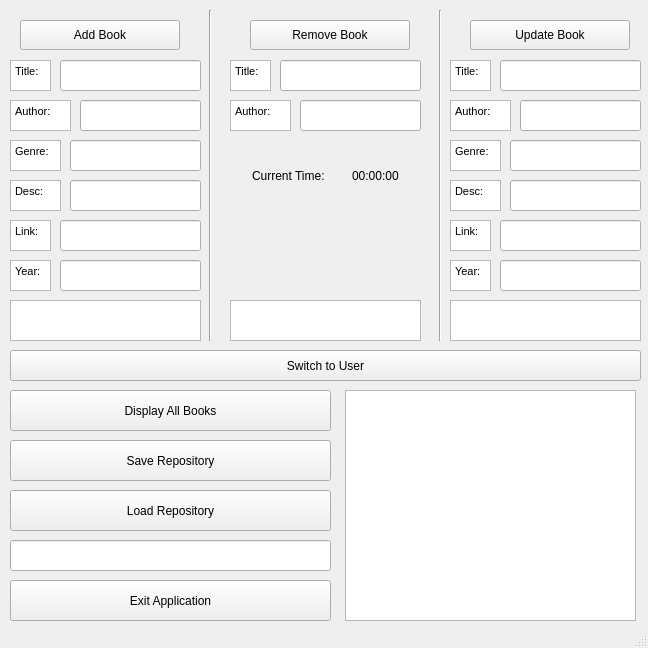
<?xml version="1.0" encoding="UTF-8"?>
<ui version="4.0">
 <class>AdminWindowClass</class>
 <widget class="QMainWindow" name="AdminWindowClass">
  <property name="enabled">
   <bool>true</bool>
  </property>
  <property name="geometry">
   <rect>
    <x>0</x>
    <y>0</y>
    <width>648</width>
    <height>648</height>
   </rect>
  </property>
  <property name="minimumSize">
   <size>
    <width>648</width>
    <height>648</height>
   </size>
  </property>
  <property name="maximumSize">
   <size>
    <width>648</width>
    <height>648</height>
   </size>
  </property>
  <property name="mouseTracking">
   <bool>true</bool>
  </property>
  <property name="windowTitle">
   <string>AdminWindow</string>
  </property>
  <widget class="QWidget" name="centralwidget">
   <widget class="QPushButton" name="pushAddButton">
    <property name="geometry">
     <rect>
      <x>20</x>
      <y>20</y>
      <width>160</width>
      <height>30</height>
     </rect>
    </property>
    <property name="minimumSize">
     <size>
      <width>160</width>
      <height>30</height>
     </size>
    </property>
    <property name="maximumSize">
     <size>
      <width>160</width>
      <height>30</height>
     </size>
    </property>
    <property name="text">
     <string>Add Book</string>
    </property>
   </widget>
   <widget class="QPushButton" name="pushRemoveButton">
    <property name="geometry">
     <rect>
      <x>250</x>
      <y>20</y>
      <width>160</width>
      <height>30</height>
     </rect>
    </property>
    <property name="minimumSize">
     <size>
      <width>160</width>
      <height>30</height>
     </size>
    </property>
    <property name="maximumSize">
     <size>
      <width>160</width>
      <height>28</height>
     </size>
    </property>
    <property name="text">
     <string>Remove Book</string>
    </property>
   </widget>
   <widget class="QPushButton" name="pushUpdateButton">
    <property name="geometry">
     <rect>
      <x>470</x>
      <y>20</y>
      <width>160</width>
      <height>30</height>
     </rect>
    </property>
    <property name="minimumSize">
     <size>
      <width>160</width>
      <height>30</height>
     </size>
    </property>
    <property name="maximumSize">
     <size>
      <width>160</width>
      <height>30</height>
     </size>
    </property>
    <property name="text">
     <string>Update Book</string>
    </property>
   </widget>
   <widget class="Line" name="line">
    <property name="geometry">
     <rect>
      <x>200</x>
      <y>10</y>
      <width>20</width>
      <height>331</height>
     </rect>
    </property>
    <property name="minimumSize">
     <size>
      <width>20</width>
      <height>331</height>
     </size>
    </property>
    <property name="maximumSize">
     <size>
      <width>20</width>
      <height>331</height>
     </size>
    </property>
    <property name="orientation">
     <enum>Qt::Vertical</enum>
    </property>
   </widget>
   <widget class="Line" name="line_2">
    <property name="geometry">
     <rect>
      <x>430</x>
      <y>10</y>
      <width>20</width>
      <height>331</height>
     </rect>
    </property>
    <property name="minimumSize">
     <size>
      <width>20</width>
      <height>331</height>
     </size>
    </property>
    <property name="maximumSize">
     <size>
      <width>20</width>
      <height>331</height>
     </size>
    </property>
    <property name="orientation">
     <enum>Qt::Vertical</enum>
    </property>
   </widget>
   <widget class="QTextBrowser" name="titleAddValue">
    <property name="geometry">
     <rect>
      <x>10</x>
      <y>60</y>
      <width>41</width>
      <height>31</height>
     </rect>
    </property>
    <property name="minimumSize">
     <size>
      <width>41</width>
      <height>31</height>
     </size>
    </property>
    <property name="maximumSize">
     <size>
      <width>41</width>
      <height>31</height>
     </size>
    </property>
    <property name="html">
     <string>&lt;!DOCTYPE HTML PUBLIC &quot;-//W3C//DTD HTML 4.0//EN&quot; &quot;http://www.w3.org/TR/REC-html40/strict.dtd&quot;&gt;
&lt;html&gt;&lt;head&gt;&lt;meta name=&quot;qrichtext&quot; content=&quot;1&quot; /&gt;&lt;style type=&quot;text/css&quot;&gt;
p, li { white-space: pre-wrap; }
&lt;/style&gt;&lt;/head&gt;&lt;body style=&quot; font-family:'MS Shell Dlg 2'; font-size:7.8pt; font-weight:400; font-style:normal;&quot;&gt;
&lt;p style=&quot; margin-top:0px; margin-bottom:0px; margin-left:0px; margin-right:0px; -qt-block-indent:0; text-indent:0px;&quot;&gt;&lt;span style=&quot; font-size:8pt;&quot;&gt;Title:&lt;/span&gt;&lt;/p&gt;&lt;/body&gt;&lt;/html&gt;</string>
    </property>
   </widget>
   <widget class="QLineEdit" name="titleAddText">
    <property name="geometry">
     <rect>
      <x>60</x>
      <y>60</y>
      <width>141</width>
      <height>31</height>
     </rect>
    </property>
    <property name="minimumSize">
     <size>
      <width>141</width>
      <height>31</height>
     </size>
    </property>
    <property name="maximumSize">
     <size>
      <width>141</width>
      <height>31</height>
     </size>
    </property>
   </widget>
   <widget class="QTextBrowser" name="authorAddValue">
    <property name="geometry">
     <rect>
      <x>10</x>
      <y>100</y>
      <width>61</width>
      <height>31</height>
     </rect>
    </property>
    <property name="minimumSize">
     <size>
      <width>61</width>
      <height>31</height>
     </size>
    </property>
    <property name="maximumSize">
     <size>
      <width>61</width>
      <height>31</height>
     </size>
    </property>
    <property name="html">
     <string>&lt;!DOCTYPE HTML PUBLIC &quot;-//W3C//DTD HTML 4.0//EN&quot; &quot;http://www.w3.org/TR/REC-html40/strict.dtd&quot;&gt;
&lt;html&gt;&lt;head&gt;&lt;meta name=&quot;qrichtext&quot; content=&quot;1&quot; /&gt;&lt;style type=&quot;text/css&quot;&gt;
p, li { white-space: pre-wrap; }
&lt;/style&gt;&lt;/head&gt;&lt;body style=&quot; font-family:'MS Shell Dlg 2'; font-size:7.8pt; font-weight:400; font-style:normal;&quot;&gt;
&lt;p style=&quot; margin-top:0px; margin-bottom:0px; margin-left:0px; margin-right:0px; -qt-block-indent:0; text-indent:0px;&quot;&gt;&lt;span style=&quot; font-size:8pt;&quot;&gt;Author:&lt;/span&gt;&lt;/p&gt;&lt;/body&gt;&lt;/html&gt;</string>
    </property>
   </widget>
   <widget class="QLineEdit" name="authorAddText">
    <property name="geometry">
     <rect>
      <x>80</x>
      <y>100</y>
      <width>121</width>
      <height>31</height>
     </rect>
    </property>
    <property name="minimumSize">
     <size>
      <width>121</width>
      <height>31</height>
     </size>
    </property>
    <property name="maximumSize">
     <size>
      <width>121</width>
      <height>31</height>
     </size>
    </property>
   </widget>
   <widget class="QTextBrowser" name="genreAddValue">
    <property name="geometry">
     <rect>
      <x>10</x>
      <y>140</y>
      <width>51</width>
      <height>31</height>
     </rect>
    </property>
    <property name="minimumSize">
     <size>
      <width>51</width>
      <height>31</height>
     </size>
    </property>
    <property name="maximumSize">
     <size>
      <width>51</width>
      <height>31</height>
     </size>
    </property>
    <property name="html">
     <string>&lt;!DOCTYPE HTML PUBLIC &quot;-//W3C//DTD HTML 4.0//EN&quot; &quot;http://www.w3.org/TR/REC-html40/strict.dtd&quot;&gt;
&lt;html&gt;&lt;head&gt;&lt;meta name=&quot;qrichtext&quot; content=&quot;1&quot; /&gt;&lt;style type=&quot;text/css&quot;&gt;
p, li { white-space: pre-wrap; }
&lt;/style&gt;&lt;/head&gt;&lt;body style=&quot; font-family:'MS Shell Dlg 2'; font-size:7.8pt; font-weight:400; font-style:normal;&quot;&gt;
&lt;p style=&quot; margin-top:0px; margin-bottom:0px; margin-left:0px; margin-right:0px; -qt-block-indent:0; text-indent:0px;&quot;&gt;&lt;span style=&quot; font-size:8pt;&quot;&gt;Genre:&lt;/span&gt;&lt;/p&gt;&lt;/body&gt;&lt;/html&gt;</string>
    </property>
   </widget>
   <widget class="QLineEdit" name="genreAddText">
    <property name="geometry">
     <rect>
      <x>70</x>
      <y>140</y>
      <width>131</width>
      <height>31</height>
     </rect>
    </property>
    <property name="minimumSize">
     <size>
      <width>131</width>
      <height>31</height>
     </size>
    </property>
    <property name="maximumSize">
     <size>
      <width>131</width>
      <height>31</height>
     </size>
    </property>
   </widget>
   <widget class="QTextBrowser" name="descAddValue">
    <property name="geometry">
     <rect>
      <x>10</x>
      <y>180</y>
      <width>51</width>
      <height>31</height>
     </rect>
    </property>
    <property name="minimumSize">
     <size>
      <width>51</width>
      <height>31</height>
     </size>
    </property>
    <property name="maximumSize">
     <size>
      <width>51</width>
      <height>31</height>
     </size>
    </property>
    <property name="html">
     <string>&lt;!DOCTYPE HTML PUBLIC &quot;-//W3C//DTD HTML 4.0//EN&quot; &quot;http://www.w3.org/TR/REC-html40/strict.dtd&quot;&gt;
&lt;html&gt;&lt;head&gt;&lt;meta name=&quot;qrichtext&quot; content=&quot;1&quot; /&gt;&lt;style type=&quot;text/css&quot;&gt;
p, li { white-space: pre-wrap; }
&lt;/style&gt;&lt;/head&gt;&lt;body style=&quot; font-family:'MS Shell Dlg 2'; font-size:7.8pt; font-weight:400; font-style:normal;&quot;&gt;
&lt;p style=&quot; margin-top:0px; margin-bottom:0px; margin-left:0px; margin-right:0px; -qt-block-indent:0; text-indent:0px;&quot;&gt;&lt;span style=&quot; font-size:8pt;&quot;&gt;Desc:&lt;/span&gt;&lt;/p&gt;&lt;/body&gt;&lt;/html&gt;</string>
    </property>
   </widget>
   <widget class="QLineEdit" name="descAddText">
    <property name="geometry">
     <rect>
      <x>70</x>
      <y>180</y>
      <width>131</width>
      <height>31</height>
     </rect>
    </property>
    <property name="minimumSize">
     <size>
      <width>131</width>
      <height>31</height>
     </size>
    </property>
    <property name="maximumSize">
     <size>
      <width>131</width>
      <height>31</height>
     </size>
    </property>
   </widget>
   <widget class="QTextBrowser" name="descAddValue_2">
    <property name="geometry">
     <rect>
      <x>10</x>
      <y>220</y>
      <width>41</width>
      <height>31</height>
     </rect>
    </property>
    <property name="minimumSize">
     <size>
      <width>41</width>
      <height>31</height>
     </size>
    </property>
    <property name="maximumSize">
     <size>
      <width>41</width>
      <height>31</height>
     </size>
    </property>
    <property name="html">
     <string>&lt;!DOCTYPE HTML PUBLIC &quot;-//W3C//DTD HTML 4.0//EN&quot; &quot;http://www.w3.org/TR/REC-html40/strict.dtd&quot;&gt;
&lt;html&gt;&lt;head&gt;&lt;meta name=&quot;qrichtext&quot; content=&quot;1&quot; /&gt;&lt;style type=&quot;text/css&quot;&gt;
p, li { white-space: pre-wrap; }
&lt;/style&gt;&lt;/head&gt;&lt;body style=&quot; font-family:'MS Shell Dlg 2'; font-size:7.8pt; font-weight:400; font-style:normal;&quot;&gt;
&lt;p style=&quot; margin-top:0px; margin-bottom:0px; margin-left:0px; margin-right:0px; -qt-block-indent:0; text-indent:0px;&quot;&gt;&lt;span style=&quot; font-size:8pt;&quot;&gt;Link:&lt;/span&gt;&lt;/p&gt;&lt;/body&gt;&lt;/html&gt;</string>
    </property>
   </widget>
   <widget class="QLineEdit" name="linkAddText">
    <property name="geometry">
     <rect>
      <x>60</x>
      <y>220</y>
      <width>141</width>
      <height>31</height>
     </rect>
    </property>
    <property name="minimumSize">
     <size>
      <width>141</width>
      <height>31</height>
     </size>
    </property>
    <property name="maximumSize">
     <size>
      <width>141</width>
      <height>31</height>
     </size>
    </property>
   </widget>
   <widget class="QTextBrowser" name="descAddValue_3">
    <property name="geometry">
     <rect>
      <x>10</x>
      <y>260</y>
      <width>41</width>
      <height>31</height>
     </rect>
    </property>
    <property name="minimumSize">
     <size>
      <width>41</width>
      <height>31</height>
     </size>
    </property>
    <property name="maximumSize">
     <size>
      <width>41</width>
      <height>31</height>
     </size>
    </property>
    <property name="html">
     <string>&lt;!DOCTYPE HTML PUBLIC &quot;-//W3C//DTD HTML 4.0//EN&quot; &quot;http://www.w3.org/TR/REC-html40/strict.dtd&quot;&gt;
&lt;html&gt;&lt;head&gt;&lt;meta name=&quot;qrichtext&quot; content=&quot;1&quot; /&gt;&lt;style type=&quot;text/css&quot;&gt;
p, li { white-space: pre-wrap; }
&lt;/style&gt;&lt;/head&gt;&lt;body style=&quot; font-family:'MS Shell Dlg 2'; font-size:7.8pt; font-weight:400; font-style:normal;&quot;&gt;
&lt;p style=&quot; margin-top:0px; margin-bottom:0px; margin-left:0px; margin-right:0px; -qt-block-indent:0; text-indent:0px;&quot;&gt;&lt;span style=&quot; font-size:8pt;&quot;&gt;Year:&lt;/span&gt;&lt;/p&gt;&lt;/body&gt;&lt;/html&gt;</string>
    </property>
   </widget>
   <widget class="QLineEdit" name="yearAddText">
    <property name="geometry">
     <rect>
      <x>60</x>
      <y>260</y>
      <width>141</width>
      <height>31</height>
     </rect>
    </property>
    <property name="minimumSize">
     <size>
      <width>141</width>
      <height>31</height>
     </size>
    </property>
    <property name="maximumSize">
     <size>
      <width>141</width>
      <height>31</height>
     </size>
    </property>
   </widget>
   <widget class="QLineEdit" name="authorRmvText">
    <property name="geometry">
     <rect>
      <x>300</x>
      <y>100</y>
      <width>121</width>
      <height>31</height>
     </rect>
    </property>
    <property name="minimumSize">
     <size>
      <width>121</width>
      <height>31</height>
     </size>
    </property>
    <property name="maximumSize">
     <size>
      <width>121</width>
      <height>31</height>
     </size>
    </property>
   </widget>
   <widget class="QTextBrowser" name="titleAddValue_2">
    <property name="geometry">
     <rect>
      <x>230</x>
      <y>60</y>
      <width>41</width>
      <height>31</height>
     </rect>
    </property>
    <property name="minimumSize">
     <size>
      <width>41</width>
      <height>31</height>
     </size>
    </property>
    <property name="maximumSize">
     <size>
      <width>41</width>
      <height>31</height>
     </size>
    </property>
    <property name="html">
     <string>&lt;!DOCTYPE HTML PUBLIC &quot;-//W3C//DTD HTML 4.0//EN&quot; &quot;http://www.w3.org/TR/REC-html40/strict.dtd&quot;&gt;
&lt;html&gt;&lt;head&gt;&lt;meta name=&quot;qrichtext&quot; content=&quot;1&quot; /&gt;&lt;style type=&quot;text/css&quot;&gt;
p, li { white-space: pre-wrap; }
&lt;/style&gt;&lt;/head&gt;&lt;body style=&quot; font-family:'MS Shell Dlg 2'; font-size:7.8pt; font-weight:400; font-style:normal;&quot;&gt;
&lt;p style=&quot; margin-top:0px; margin-bottom:0px; margin-left:0px; margin-right:0px; -qt-block-indent:0; text-indent:0px;&quot;&gt;&lt;span style=&quot; font-size:8pt;&quot;&gt;Title:&lt;/span&gt;&lt;/p&gt;&lt;/body&gt;&lt;/html&gt;</string>
    </property>
   </widget>
   <widget class="QTextBrowser" name="authorAddValue_2">
    <property name="geometry">
     <rect>
      <x>230</x>
      <y>100</y>
      <width>61</width>
      <height>31</height>
     </rect>
    </property>
    <property name="minimumSize">
     <size>
      <width>61</width>
      <height>31</height>
     </size>
    </property>
    <property name="maximumSize">
     <size>
      <width>61</width>
      <height>31</height>
     </size>
    </property>
    <property name="html">
     <string>&lt;!DOCTYPE HTML PUBLIC &quot;-//W3C//DTD HTML 4.0//EN&quot; &quot;http://www.w3.org/TR/REC-html40/strict.dtd&quot;&gt;
&lt;html&gt;&lt;head&gt;&lt;meta name=&quot;qrichtext&quot; content=&quot;1&quot; /&gt;&lt;style type=&quot;text/css&quot;&gt;
p, li { white-space: pre-wrap; }
&lt;/style&gt;&lt;/head&gt;&lt;body style=&quot; font-family:'MS Shell Dlg 2'; font-size:7.8pt; font-weight:400; font-style:normal;&quot;&gt;
&lt;p style=&quot; margin-top:0px; margin-bottom:0px; margin-left:0px; margin-right:0px; -qt-block-indent:0; text-indent:0px;&quot;&gt;&lt;span style=&quot; font-size:8pt;&quot;&gt;Author:&lt;/span&gt;&lt;/p&gt;&lt;/body&gt;&lt;/html&gt;</string>
    </property>
   </widget>
   <widget class="QLineEdit" name="titleRmvText">
    <property name="geometry">
     <rect>
      <x>280</x>
      <y>60</y>
      <width>141</width>
      <height>31</height>
     </rect>
    </property>
    <property name="minimumSize">
     <size>
      <width>141</width>
      <height>31</height>
     </size>
    </property>
    <property name="maximumSize">
     <size>
      <width>141</width>
      <height>31</height>
     </size>
    </property>
   </widget>
   <widget class="QLineEdit" name="yearUpdText">
    <property name="geometry">
     <rect>
      <x>500</x>
      <y>260</y>
      <width>141</width>
      <height>31</height>
     </rect>
    </property>
    <property name="minimumSize">
     <size>
      <width>141</width>
      <height>31</height>
     </size>
    </property>
    <property name="maximumSize">
     <size>
      <width>141</width>
      <height>31</height>
     </size>
    </property>
   </widget>
   <widget class="QLineEdit" name="authorUpdText">
    <property name="geometry">
     <rect>
      <x>520</x>
      <y>100</y>
      <width>121</width>
      <height>31</height>
     </rect>
    </property>
    <property name="minimumSize">
     <size>
      <width>121</width>
      <height>31</height>
     </size>
    </property>
    <property name="maximumSize">
     <size>
      <width>121</width>
      <height>31</height>
     </size>
    </property>
   </widget>
   <widget class="QTextBrowser" name="descAddValue_4">
    <property name="geometry">
     <rect>
      <x>450</x>
      <y>220</y>
      <width>41</width>
      <height>31</height>
     </rect>
    </property>
    <property name="minimumSize">
     <size>
      <width>41</width>
      <height>31</height>
     </size>
    </property>
    <property name="maximumSize">
     <size>
      <width>41</width>
      <height>31</height>
     </size>
    </property>
    <property name="html">
     <string>&lt;!DOCTYPE HTML PUBLIC &quot;-//W3C//DTD HTML 4.0//EN&quot; &quot;http://www.w3.org/TR/REC-html40/strict.dtd&quot;&gt;
&lt;html&gt;&lt;head&gt;&lt;meta name=&quot;qrichtext&quot; content=&quot;1&quot; /&gt;&lt;style type=&quot;text/css&quot;&gt;
p, li { white-space: pre-wrap; }
&lt;/style&gt;&lt;/head&gt;&lt;body style=&quot; font-family:'MS Shell Dlg 2'; font-size:7.8pt; font-weight:400; font-style:normal;&quot;&gt;
&lt;p style=&quot; margin-top:0px; margin-bottom:0px; margin-left:0px; margin-right:0px; -qt-block-indent:0; text-indent:0px;&quot;&gt;&lt;span style=&quot; font-size:8pt;&quot;&gt;Link:&lt;/span&gt;&lt;/p&gt;&lt;/body&gt;&lt;/html&gt;</string>
    </property>
   </widget>
   <widget class="QLineEdit" name="genreUpdText">
    <property name="geometry">
     <rect>
      <x>510</x>
      <y>140</y>
      <width>131</width>
      <height>31</height>
     </rect>
    </property>
    <property name="minimumSize">
     <size>
      <width>131</width>
      <height>31</height>
     </size>
    </property>
    <property name="maximumSize">
     <size>
      <width>131</width>
      <height>31</height>
     </size>
    </property>
   </widget>
   <widget class="QTextBrowser" name="descAddValue_5">
    <property name="geometry">
     <rect>
      <x>450</x>
      <y>180</y>
      <width>51</width>
      <height>31</height>
     </rect>
    </property>
    <property name="minimumSize">
     <size>
      <width>51</width>
      <height>31</height>
     </size>
    </property>
    <property name="maximumSize">
     <size>
      <width>51</width>
      <height>31</height>
     </size>
    </property>
    <property name="html">
     <string>&lt;!DOCTYPE HTML PUBLIC &quot;-//W3C//DTD HTML 4.0//EN&quot; &quot;http://www.w3.org/TR/REC-html40/strict.dtd&quot;&gt;
&lt;html&gt;&lt;head&gt;&lt;meta name=&quot;qrichtext&quot; content=&quot;1&quot; /&gt;&lt;style type=&quot;text/css&quot;&gt;
p, li { white-space: pre-wrap; }
&lt;/style&gt;&lt;/head&gt;&lt;body style=&quot; font-family:'MS Shell Dlg 2'; font-size:7.8pt; font-weight:400; font-style:normal;&quot;&gt;
&lt;p style=&quot; margin-top:0px; margin-bottom:0px; margin-left:0px; margin-right:0px; -qt-block-indent:0; text-indent:0px;&quot;&gt;&lt;span style=&quot; font-size:8pt;&quot;&gt;Desc:&lt;/span&gt;&lt;/p&gt;&lt;/body&gt;&lt;/html&gt;</string>
    </property>
   </widget>
   <widget class="QTextBrowser" name="genreAddValue_2">
    <property name="geometry">
     <rect>
      <x>450</x>
      <y>140</y>
      <width>51</width>
      <height>31</height>
     </rect>
    </property>
    <property name="minimumSize">
     <size>
      <width>51</width>
      <height>31</height>
     </size>
    </property>
    <property name="maximumSize">
     <size>
      <width>51</width>
      <height>31</height>
     </size>
    </property>
    <property name="html">
     <string>&lt;!DOCTYPE HTML PUBLIC &quot;-//W3C//DTD HTML 4.0//EN&quot; &quot;http://www.w3.org/TR/REC-html40/strict.dtd&quot;&gt;
&lt;html&gt;&lt;head&gt;&lt;meta name=&quot;qrichtext&quot; content=&quot;1&quot; /&gt;&lt;style type=&quot;text/css&quot;&gt;
p, li { white-space: pre-wrap; }
&lt;/style&gt;&lt;/head&gt;&lt;body style=&quot; font-family:'MS Shell Dlg 2'; font-size:7.8pt; font-weight:400; font-style:normal;&quot;&gt;
&lt;p style=&quot; margin-top:0px; margin-bottom:0px; margin-left:0px; margin-right:0px; -qt-block-indent:0; text-indent:0px;&quot;&gt;&lt;span style=&quot; font-size:8pt;&quot;&gt;Genre:&lt;/span&gt;&lt;/p&gt;&lt;/body&gt;&lt;/html&gt;</string>
    </property>
   </widget>
   <widget class="QTextBrowser" name="titleAddValue_3">
    <property name="geometry">
     <rect>
      <x>450</x>
      <y>60</y>
      <width>41</width>
      <height>31</height>
     </rect>
    </property>
    <property name="minimumSize">
     <size>
      <width>41</width>
      <height>31</height>
     </size>
    </property>
    <property name="html">
     <string>&lt;!DOCTYPE HTML PUBLIC &quot;-//W3C//DTD HTML 4.0//EN&quot; &quot;http://www.w3.org/TR/REC-html40/strict.dtd&quot;&gt;
&lt;html&gt;&lt;head&gt;&lt;meta name=&quot;qrichtext&quot; content=&quot;1&quot; /&gt;&lt;style type=&quot;text/css&quot;&gt;
p, li { white-space: pre-wrap; }
&lt;/style&gt;&lt;/head&gt;&lt;body style=&quot; font-family:'MS Shell Dlg 2'; font-size:7.8pt; font-weight:400; font-style:normal;&quot;&gt;
&lt;p style=&quot; margin-top:0px; margin-bottom:0px; margin-left:0px; margin-right:0px; -qt-block-indent:0; text-indent:0px;&quot;&gt;&lt;span style=&quot; font-size:8pt;&quot;&gt;Title:&lt;/span&gt;&lt;/p&gt;&lt;/body&gt;&lt;/html&gt;</string>
    </property>
   </widget>
   <widget class="QLineEdit" name="descUpdText">
    <property name="geometry">
     <rect>
      <x>510</x>
      <y>180</y>
      <width>131</width>
      <height>31</height>
     </rect>
    </property>
    <property name="minimumSize">
     <size>
      <width>131</width>
      <height>31</height>
     </size>
    </property>
    <property name="maximumSize">
     <size>
      <width>131</width>
      <height>31</height>
     </size>
    </property>
   </widget>
   <widget class="QTextBrowser" name="descAddValue_6">
    <property name="geometry">
     <rect>
      <x>450</x>
      <y>260</y>
      <width>41</width>
      <height>31</height>
     </rect>
    </property>
    <property name="minimumSize">
     <size>
      <width>41</width>
      <height>31</height>
     </size>
    </property>
    <property name="maximumSize">
     <size>
      <width>41</width>
      <height>31</height>
     </size>
    </property>
    <property name="html">
     <string>&lt;!DOCTYPE HTML PUBLIC &quot;-//W3C//DTD HTML 4.0//EN&quot; &quot;http://www.w3.org/TR/REC-html40/strict.dtd&quot;&gt;
&lt;html&gt;&lt;head&gt;&lt;meta name=&quot;qrichtext&quot; content=&quot;1&quot; /&gt;&lt;style type=&quot;text/css&quot;&gt;
p, li { white-space: pre-wrap; }
&lt;/style&gt;&lt;/head&gt;&lt;body style=&quot; font-family:'MS Shell Dlg 2'; font-size:7.8pt; font-weight:400; font-style:normal;&quot;&gt;
&lt;p style=&quot; margin-top:0px; margin-bottom:0px; margin-left:0px; margin-right:0px; -qt-block-indent:0; text-indent:0px;&quot;&gt;&lt;span style=&quot; font-size:8pt;&quot;&gt;Year:&lt;/span&gt;&lt;/p&gt;&lt;/body&gt;&lt;/html&gt;</string>
    </property>
   </widget>
   <widget class="QTextBrowser" name="authorAddValue_3">
    <property name="geometry">
     <rect>
      <x>450</x>
      <y>100</y>
      <width>61</width>
      <height>31</height>
     </rect>
    </property>
    <property name="minimumSize">
     <size>
      <width>61</width>
      <height>31</height>
     </size>
    </property>
    <property name="maximumSize">
     <size>
      <width>61</width>
      <height>31</height>
     </size>
    </property>
    <property name="html">
     <string>&lt;!DOCTYPE HTML PUBLIC &quot;-//W3C//DTD HTML 4.0//EN&quot; &quot;http://www.w3.org/TR/REC-html40/strict.dtd&quot;&gt;
&lt;html&gt;&lt;head&gt;&lt;meta name=&quot;qrichtext&quot; content=&quot;1&quot; /&gt;&lt;style type=&quot;text/css&quot;&gt;
p, li { white-space: pre-wrap; }
&lt;/style&gt;&lt;/head&gt;&lt;body style=&quot; font-family:'MS Shell Dlg 2'; font-size:7.8pt; font-weight:400; font-style:normal;&quot;&gt;
&lt;p style=&quot; margin-top:0px; margin-bottom:0px; margin-left:0px; margin-right:0px; -qt-block-indent:0; text-indent:0px;&quot;&gt;&lt;span style=&quot; font-size:8pt;&quot;&gt;Author:&lt;/span&gt;&lt;/p&gt;&lt;/body&gt;&lt;/html&gt;</string>
    </property>
   </widget>
   <widget class="QLineEdit" name="linkUpdText">
    <property name="geometry">
     <rect>
      <x>500</x>
      <y>220</y>
      <width>141</width>
      <height>31</height>
     </rect>
    </property>
    <property name="minimumSize">
     <size>
      <width>141</width>
      <height>31</height>
     </size>
    </property>
    <property name="maximumSize">
     <size>
      <width>141</width>
      <height>31</height>
     </size>
    </property>
   </widget>
   <widget class="QLineEdit" name="titleUpdText">
    <property name="geometry">
     <rect>
      <x>500</x>
      <y>60</y>
      <width>141</width>
      <height>31</height>
     </rect>
    </property>
    <property name="minimumSize">
     <size>
      <width>141</width>
      <height>31</height>
     </size>
    </property>
    <property name="maximumSize">
     <size>
      <width>141</width>
      <height>31</height>
     </size>
    </property>
   </widget>
   <widget class="QTextBrowser" name="textBrowserAdd">
    <property name="geometry">
     <rect>
      <x>10</x>
      <y>300</y>
      <width>191</width>
      <height>41</height>
     </rect>
    </property>
    <property name="minimumSize">
     <size>
      <width>191</width>
      <height>41</height>
     </size>
    </property>
    <property name="maximumSize">
     <size>
      <width>191</width>
      <height>41</height>
     </size>
    </property>
    <property name="frameShadow">
     <enum>QFrame::Sunken</enum>
    </property>
    <property name="verticalScrollBarPolicy">
     <enum>Qt::ScrollBarAlwaysOff</enum>
    </property>
    <property name="horizontalScrollBarPolicy">
     <enum>Qt::ScrollBarAlwaysOff</enum>
    </property>
    <property name="sizeAdjustPolicy">
     <enum>QAbstractScrollArea::AdjustToContents</enum>
    </property>
    <property name="html">
     <string>&lt;!DOCTYPE HTML PUBLIC &quot;-//W3C//DTD HTML 4.0//EN&quot; &quot;http://www.w3.org/TR/REC-html40/strict.dtd&quot;&gt;
&lt;html&gt;&lt;head&gt;&lt;meta name=&quot;qrichtext&quot; content=&quot;1&quot; /&gt;&lt;style type=&quot;text/css&quot;&gt;
p, li { white-space: pre-wrap; }
&lt;/style&gt;&lt;/head&gt;&lt;body style=&quot; font-family:'MS Shell Dlg 2'; font-size:7.8pt; font-weight:400; font-style:normal;&quot;&gt;
&lt;p style=&quot;-qt-paragraph-type:empty; margin-top:0px; margin-bottom:0px; margin-left:0px; margin-right:0px; -qt-block-indent:0; text-indent:0px;&quot;&gt;&lt;br /&gt;&lt;/p&gt;&lt;/body&gt;&lt;/html&gt;</string>
    </property>
   </widget>
   <widget class="QPushButton" name="pushSwitchUser">
    <property name="geometry">
     <rect>
      <x>10</x>
      <y>350</y>
      <width>631</width>
      <height>31</height>
     </rect>
    </property>
    <property name="minimumSize">
     <size>
      <width>631</width>
      <height>31</height>
     </size>
    </property>
    <property name="maximumSize">
     <size>
      <width>631</width>
      <height>31</height>
     </size>
    </property>
    <property name="text">
     <string>Switch to User</string>
    </property>
   </widget>
   <widget class="QPushButton" name="pushDisplayButton">
    <property name="geometry">
     <rect>
      <x>10</x>
      <y>390</y>
      <width>321</width>
      <height>41</height>
     </rect>
    </property>
    <property name="minimumSize">
     <size>
      <width>321</width>
      <height>41</height>
     </size>
    </property>
    <property name="maximumSize">
     <size>
      <width>321</width>
      <height>41</height>
     </size>
    </property>
    <property name="text">
     <string>Display All Books</string>
    </property>
   </widget>
   <widget class="QTextBrowser" name="textBrowserDisplay">
    <property name="geometry">
     <rect>
      <x>345</x>
      <y>390</y>
      <width>291</width>
      <height>231</height>
     </rect>
    </property>
    <property name="minimumSize">
     <size>
      <width>291</width>
      <height>231</height>
     </size>
    </property>
    <property name="maximumSize">
     <size>
      <width>291</width>
      <height>231</height>
     </size>
    </property>
    <property name="html">
     <string>&lt;!DOCTYPE HTML PUBLIC &quot;-//W3C//DTD HTML 4.0//EN&quot; &quot;http://www.w3.org/TR/REC-html40/strict.dtd&quot;&gt;
&lt;html&gt;&lt;head&gt;&lt;meta name=&quot;qrichtext&quot; content=&quot;1&quot; /&gt;&lt;style type=&quot;text/css&quot;&gt;
p, li { white-space: pre-wrap; }
&lt;/style&gt;&lt;/head&gt;&lt;body style=&quot; font-family:'MS Shell Dlg 2'; font-size:7.8pt; font-weight:400; font-style:normal;&quot;&gt;
&lt;p style=&quot;-qt-paragraph-type:empty; margin-top:0px; margin-bottom:0px; margin-left:0px; margin-right:0px; -qt-block-indent:0; text-indent:0px;&quot;&gt;&lt;br /&gt;&lt;/p&gt;&lt;/body&gt;&lt;/html&gt;</string>
    </property>
   </widget>
   <widget class="QPushButton" name="pushSaveButton">
    <property name="geometry">
     <rect>
      <x>10</x>
      <y>440</y>
      <width>321</width>
      <height>41</height>
     </rect>
    </property>
    <property name="minimumSize">
     <size>
      <width>321</width>
      <height>41</height>
     </size>
    </property>
    <property name="maximumSize">
     <size>
      <width>321</width>
      <height>41</height>
     </size>
    </property>
    <property name="text">
     <string>Save Repository</string>
    </property>
   </widget>
   <widget class="QPushButton" name="pushLoadButton">
    <property name="geometry">
     <rect>
      <x>10</x>
      <y>490</y>
      <width>321</width>
      <height>41</height>
     </rect>
    </property>
    <property name="minimumSize">
     <size>
      <width>321</width>
      <height>41</height>
     </size>
    </property>
    <property name="maximumSize">
     <size>
      <width>321</width>
      <height>41</height>
     </size>
    </property>
    <property name="text">
     <string>Load Repository</string>
    </property>
   </widget>
   <widget class="QPushButton" name="pushExitButton">
    <property name="geometry">
     <rect>
      <x>10</x>
      <y>580</y>
      <width>321</width>
      <height>41</height>
     </rect>
    </property>
    <property name="minimumSize">
     <size>
      <width>321</width>
      <height>41</height>
     </size>
    </property>
    <property name="maximumSize">
     <size>
      <width>321</width>
      <height>41</height>
     </size>
    </property>
    <property name="text">
     <string>Exit Application</string>
    </property>
   </widget>
   <widget class="QTextBrowser" name="textBrowserUpd">
    <property name="geometry">
     <rect>
      <x>450</x>
      <y>300</y>
      <width>191</width>
      <height>41</height>
     </rect>
    </property>
    <property name="minimumSize">
     <size>
      <width>191</width>
      <height>41</height>
     </size>
    </property>
    <property name="maximumSize">
     <size>
      <width>191</width>
      <height>41</height>
     </size>
    </property>
    <property name="frameShadow">
     <enum>QFrame::Sunken</enum>
    </property>
    <property name="verticalScrollBarPolicy">
     <enum>Qt::ScrollBarAlwaysOff</enum>
    </property>
    <property name="horizontalScrollBarPolicy">
     <enum>Qt::ScrollBarAlwaysOff</enum>
    </property>
    <property name="sizeAdjustPolicy">
     <enum>QAbstractScrollArea::AdjustToContents</enum>
    </property>
    <property name="html">
     <string>&lt;!DOCTYPE HTML PUBLIC &quot;-//W3C//DTD HTML 4.0//EN&quot; &quot;http://www.w3.org/TR/REC-html40/strict.dtd&quot;&gt;
&lt;html&gt;&lt;head&gt;&lt;meta name=&quot;qrichtext&quot; content=&quot;1&quot; /&gt;&lt;style type=&quot;text/css&quot;&gt;
p, li { white-space: pre-wrap; }
&lt;/style&gt;&lt;/head&gt;&lt;body style=&quot; font-family:'MS Shell Dlg 2'; font-size:7.8pt; font-weight:400; font-style:normal;&quot;&gt;
&lt;p style=&quot;-qt-paragraph-type:empty; margin-top:0px; margin-bottom:0px; margin-left:0px; margin-right:0px; -qt-block-indent:0; text-indent:0px;&quot;&gt;&lt;br /&gt;&lt;/p&gt;&lt;/body&gt;&lt;/html&gt;</string>
    </property>
   </widget>
   <widget class="QTextBrowser" name="textBrowserRmv">
    <property name="geometry">
     <rect>
      <x>230</x>
      <y>300</y>
      <width>191</width>
      <height>41</height>
     </rect>
    </property>
    <property name="minimumSize">
     <size>
      <width>191</width>
      <height>41</height>
     </size>
    </property>
    <property name="maximumSize">
     <size>
      <width>191</width>
      <height>41</height>
     </size>
    </property>
    <property name="frameShadow">
     <enum>QFrame::Sunken</enum>
    </property>
    <property name="verticalScrollBarPolicy">
     <enum>Qt::ScrollBarAlwaysOff</enum>
    </property>
    <property name="horizontalScrollBarPolicy">
     <enum>Qt::ScrollBarAlwaysOff</enum>
    </property>
    <property name="sizeAdjustPolicy">
     <enum>QAbstractScrollArea::AdjustToContents</enum>
    </property>
    <property name="html">
     <string>&lt;!DOCTYPE HTML PUBLIC &quot;-//W3C//DTD HTML 4.0//EN&quot; &quot;http://www.w3.org/TR/REC-html40/strict.dtd&quot;&gt;
&lt;html&gt;&lt;head&gt;&lt;meta name=&quot;qrichtext&quot; content=&quot;1&quot; /&gt;&lt;style type=&quot;text/css&quot;&gt;
p, li { white-space: pre-wrap; }
&lt;/style&gt;&lt;/head&gt;&lt;body style=&quot; font-family:'MS Shell Dlg 2'; font-size:7.8pt; font-weight:400; font-style:normal;&quot;&gt;
&lt;p style=&quot;-qt-paragraph-type:empty; margin-top:0px; margin-bottom:0px; margin-left:0px; margin-right:0px; -qt-block-indent:0; text-indent:0px;&quot;&gt;&lt;br /&gt;&lt;/p&gt;&lt;/body&gt;&lt;/html&gt;</string>
    </property>
   </widget>
   <widget class="QLineEdit" name="loadFileName">
    <property name="geometry">
     <rect>
      <x>10</x>
      <y>540</y>
      <width>321</width>
      <height>31</height>
     </rect>
    </property>
    <property name="minimumSize">
     <size>
      <width>321</width>
      <height>31</height>
     </size>
    </property>
    <property name="maximumSize">
     <size>
      <width>321</width>
      <height>31</height>
     </size>
    </property>
   </widget>
   <widget class="QWidget" name="">
    <property name="geometry">
     <rect>
      <x>230</x>
      <y>140</y>
      <width>191</width>
      <height>71</height>
     </rect>
    </property>
    <layout class="QHBoxLayout" name="horizontalLayout">
     <item>
      <spacer name="horizontalSpacer">
       <property name="orientation">
        <enum>Qt::Horizontal</enum>
       </property>
       <property name="sizeHint" stdset="0">
        <size>
         <width>40</width>
         <height>20</height>
        </size>
       </property>
      </spacer>
     </item>
     <item>
      <widget class="QLabel" name="label">
       <property name="text">
        <string>Current Time:</string>
       </property>
      </widget>
     </item>
     <item>
      <spacer name="horizontalSpacer_3">
       <property name="orientation">
        <enum>Qt::Horizontal</enum>
       </property>
       <property name="sizeHint" stdset="0">
        <size>
         <width>40</width>
         <height>20</height>
        </size>
       </property>
      </spacer>
     </item>
     <item>
      <widget class="QLabel" name="lbl_time">
       <property name="text">
        <string>00:00:00</string>
       </property>
      </widget>
     </item>
     <item>
      <spacer name="horizontalSpacer_2">
       <property name="orientation">
        <enum>Qt::Horizontal</enum>
       </property>
       <property name="sizeHint" stdset="0">
        <size>
         <width>40</width>
         <height>20</height>
        </size>
       </property>
      </spacer>
     </item>
    </layout>
   </widget>
  </widget>
  <widget class="QStatusBar" name="statusbar"/>
 </widget>
 <resources/>
 <connections/>
</ui>
